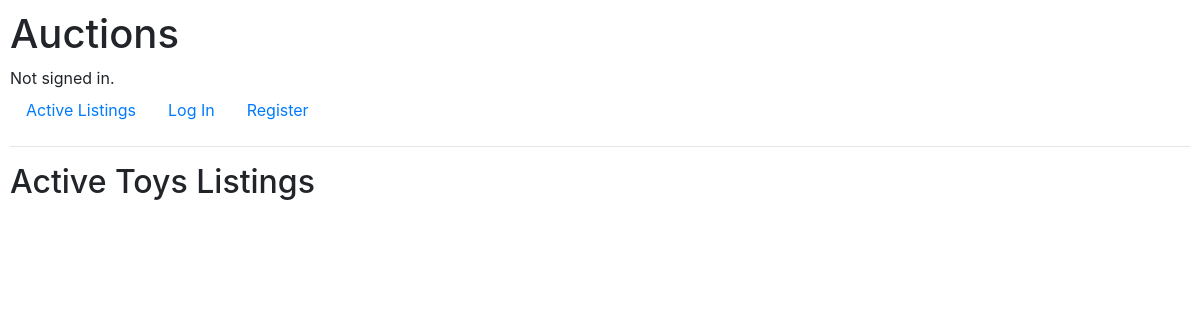
The page /categories/Toys/ on the database as committed earlier.
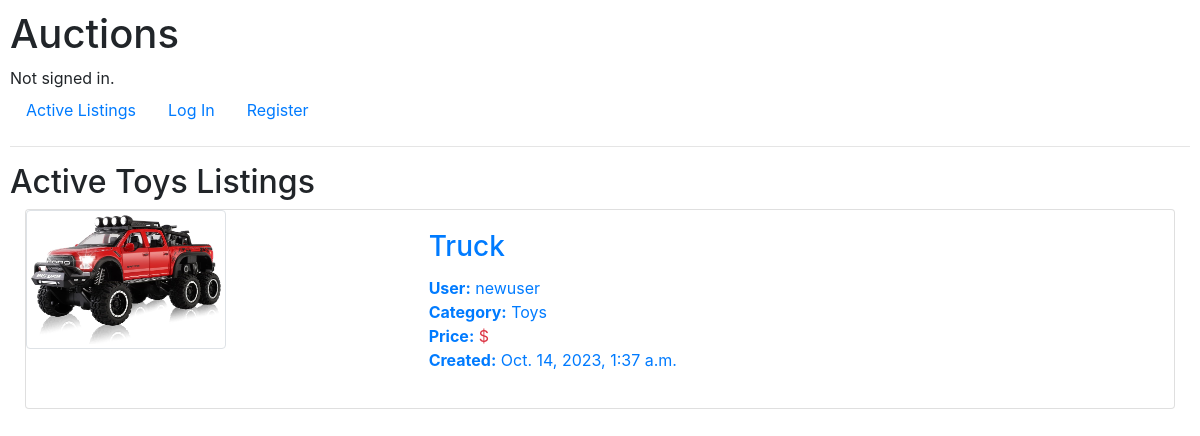
The same page on the database as committed later.
### auctions/models.py (models this page shows, shortened)
class Listing(models.Model):
    title = models.CharField(max_length=100)
    description = models.TextField(max_length=1000)
    username = models.ForeignKey(
        settings.AUTH_USER_MODEL, on_delete=models.CASCADE)
    starting_bid = models.DecimalField(max_digits=6, decimal_places=2, validators=[
        MinValueValidator(0.50)], blank=False)
    web_page = models.URLField(max_length=200, blank=True)
    img = models.ImageField(null=True, blank=True, upload_to='media/')
    active = models.BooleanField(default=True)
    created_date = models.DateTimeField(auto_now_add=True)
    class Categories(models.TextChoices):
        CLOTHING = 'Clothing'
        TOYS = 'Toys'
        GAMES = 'Games'
        ELECTRONICS = 'Electronics'
        HOME = 'Home'
        SPORTS = 'Sports'
        BEAUTY = 'Beauty'
        BOOKS = 'Books'
        GROCERY = 'Grocery'
        AUTOMOTIVE = 'Automotive'
        HEALTH = 'Health'
    categories = models.CharField(max_length=100, choices=Categories.choices)
    winner = models.ForeignKey(User, null=True, blank=True,
                               related_name="won_listings", on_delete=models.SET_NULL)
    class Meta:
        verbose_name = 'Listing'
        verbose_name_plural = 'Listings'

class User(AbstractUser):
    pass

### auctions/views.py (the view)
def categories_list(request, categories):
    categories_lst = (
        Listing.objects.all().filter(categories=categories).filter(active=True)
    )
    list_categories = [c[0] for c in Listing.categories.field.choices]
    context = {
        "categories_lst": categories_lst,
        "categories": categories,
        "list_categories": list_categories,
    }
    return render(request, "auctions/categories_list.html", context)

### auctions/templates/auctions/categories_list.html (shortened to what this page needs)
{% extends "auctions/layout.html" %}
{% load static %}
{% block body %}
    <h2>Active {{categories}} Listings</h2>
    {% for category_lst in categories_lst %}
    <div class="container-fluid">
        <a href="{% url "detail" category_lst.pk %}" class="card mb-3">
            <div class="row no-gutters">
                <div class="col-md-4">
                    <img src="{{category_lst.img.url}}" alt="{{category_lst.title}}" class="img-fluid img-thumbnail"  width="200">
                </div>
                <div class="col-md-8">
                    <div class="card-body">
                        <h3 class="card-title">{{category_lst.title}}</h3>
                        <ul class="list-unstyled">
                            <li><strong>User:</strong> {{category_lst.username}}</li>
                            <li><strong>Category:</strong> {{category_lst.categories}}</li>
                            <li><strong>Price:</strong> <span class="text-danger">$ {{category_lst.bid}}</span></li>
                            <li><strong>Created:</strong> {{category_lst.created_date}}</li>
                        </ul>
                    </div>
                </div>
            </div>
        </a>
    </div>
</body>
    {% endfor %}
{% endblock %}

Rows that differ between the two databases and show on the page:
now on this page (row edited): Listing: categories "Toys", img (picture), title "Truck", username "newuser", created_date "Oct. 14, 2023, 1:37 a.m."
Other text that changed with them:
{{ categories }}: "Toys" → (not shown)
